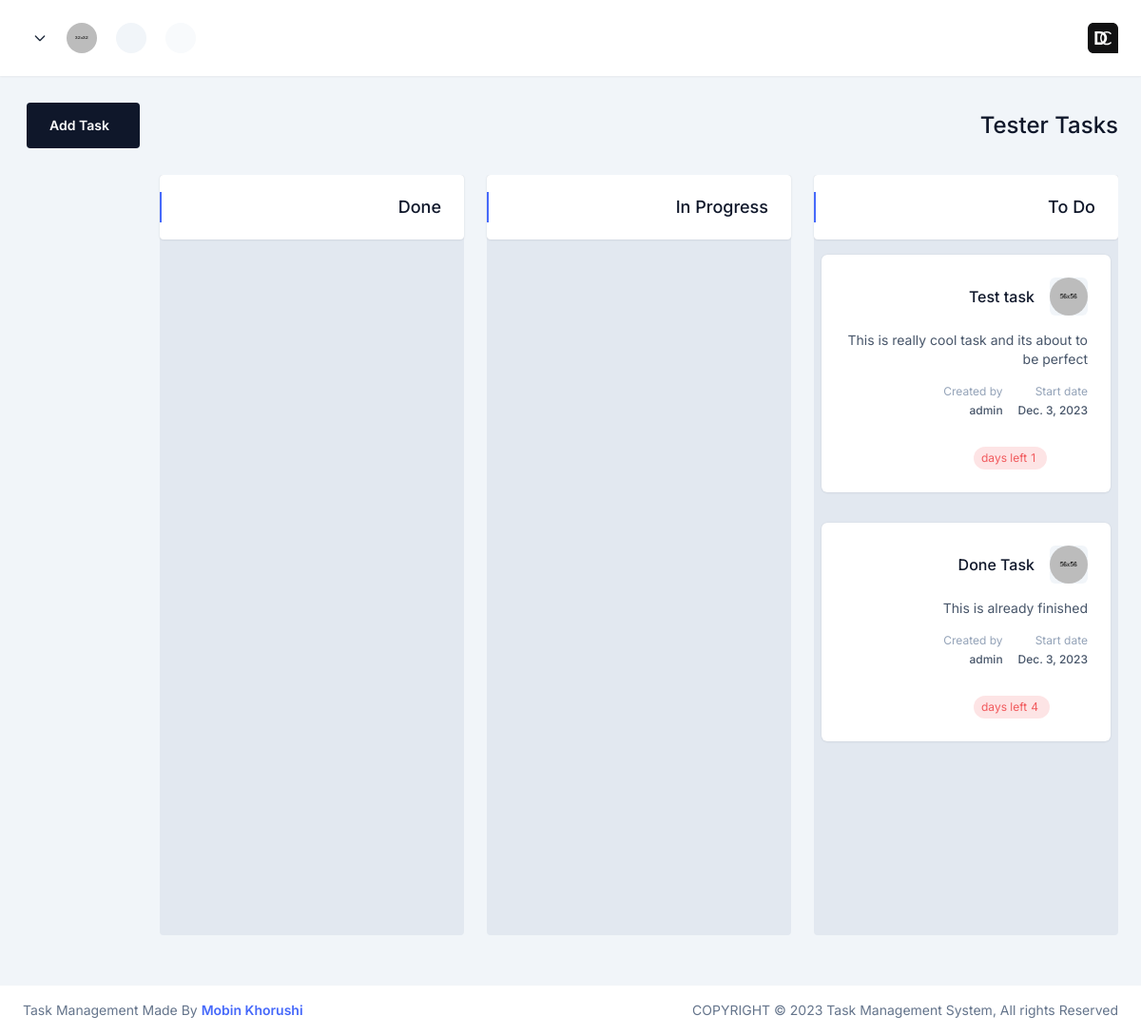
Page /tasks/1 (signed in) on the earlier database version.
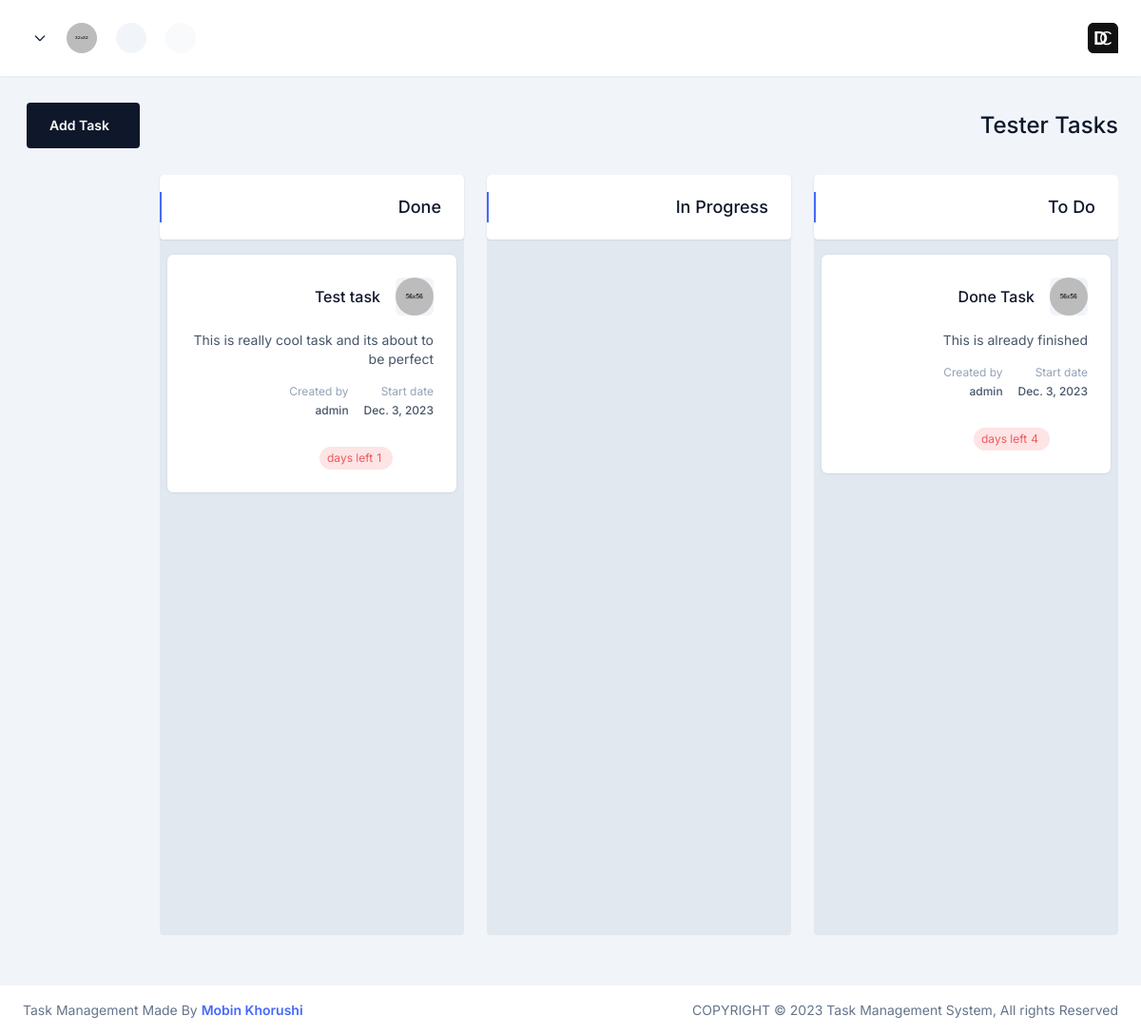
Same page on the later database version.
### tasks/models.py (models this page shows)
class Task(models.Model):
    class TasksStatusChoices(models.TextChoices):
        PENDING = "pending", "Pending"
        IN_PROGRESS = "in_progress", "In Progress"
        DONE = "done", "Done"
    project = models.ForeignKey(Project, on_delete=models.CASCADE)
    name = models.CharField(max_length=128)
    description = models.CharField(max_length=256)
    days_left = models.IntegerField(default=1)
    avatar = models.ImageField(
        upload_to=task_dir_path, default="static/images/all-img/card-7.png"
    )
    created_by = models.ForeignKey(Manager, on_delete=models.CASCADE)
    status = models.CharField(
        max_length=16,
        choices=TasksStatusChoices.choices,
        default=TasksStatusChoices.PENDING,
    )
    created_at = models.DateField(auto_now_add=True)
    updated_at = models.DateField(auto_now=True)
    def __str__(self):
        return self.name

class Manager(AbstractUser):
    avatar = models.ImageField(
        upload_to=user_dir_path, default="static/images/users/user-1.jpg"
    )
    created_at = models.DateField(auto_now_add=True)
    updated_at = models.DateField(auto_now=True)

### tasks/views.py (the view)
# urls.py: path("tasks/<int:project_id>", views.tasks_list, name="tasks_list"),
@login_required()
def tasks_list(request, project_id):
    project = Project.objects.filter(id=project_id).first()
    if project:
        tasks = project.task_set.all()
        finished_tasks = []
        progress_tasks = []
        todo_tasks = []
        for task in tasks:
            if task.status == "pending":
                todo_tasks.append(task)
            elif task.status == "in_progress":
                progress_tasks.append(task)
            elif task.status == "done":
                finished_tasks.append(task)
        print(tasks)
        return render(
            request,
            "views/dashboard/tasks/list.html",
            {
                "project": project,
                "tasks": tasks,
                "todo_tasks": todo_tasks,
                "progress_tasks": progress_tasks,
                "finished_tasks": finished_tasks,
            },
        )
    return redirect("project_list")

### tasks/templates/views/dashboard/tasks/list.html (shortened to what the changed rows need)
{% extends "layouts/base_layout.html" %}
{% load static %}
{% block content %}
<div class="space-y-6">
   <div class="flex space-x-6 overflow-hidden overflow-x-auto pb-4 rtl:space-x-reverse">
      <div class="w-[320px] flex-none min-h-screen h-full rounded transition-all duration-100 shadow-none bg-slate-200 dark:bg-slate-700">
         <div id="pending" class="h-full min-h-[calc(100vh-100px)] ">
            {% for task in todo_tasks %}
               <div class="px-2 py-4 h-full space-y-4 rounded-bl rounded-br cursor-grab" data-id="{{ task.id }}" data-crsf="{{ csrf_token }}">
                  <div class="card rounded-md bg-white dark:bg-slate-800 shadow-base custom-class card-body p-6">
                     <header class="flex justify-between items-end">
                        <div class="flex space-x-4 items-center rtl:space-x-reverse">
                           <div class="flex-none">
                              <div class="h-10 w-10 rounded-md text-lg bg-slate-100 text-slate-900 dark:bg-slate-600 dark:text-slate-200 flex flex-col items-center justify-center font-normal capitalize">
                                 <img src="{% static 'images/post/c1.png' %}" alt="Image" class="w-full h-full rounded-full">
                              </div>
                           </div>
                           <div class="font-medium text-base leading-6">
                              <div class="dark:text-slate-200 text-slate-900 max-w-[160px] truncate">
                                 {{ task.name }}
                              </div>
                           </div>
                        </div>
                        <div>
                           <div class="dropstart relative">
                           </div>
                        </div>
                     </header>
                     <p class="text-slate-600 dark:text-slate-400 text-sm py-4">
                        {{ task.description }}
                     </p>
                     <div class="flex space-x-4 rtl:space-x-reverse">
                        <div>
                           <span class="block date-label">Start date</span>
                           <span class="block date-text">{{ task.created_at }}</span>
                        </div>
                        <div>
                           <span class="block date-label">Created by</span>
                           <span class="block date-text">{{ task.created_by.username }}</span>
                        </div>
                     </div>
                     <div class="grid grid-cols-2 gap-4 mt-6">
                        <div class="ltr:text-right rtl:text-left">
                           <span class="inline-flex items-center space-x-1 bg-danger-500 bg-opacity-[0.16] text-danger-500 text-xs font-normal px-2 py-1 rounded-full rtl:space-x-reverse">
                              <span>{{ task.days_left }}</span>
                              <span>days left</span>
                           </span>
                        </div>
                     </div>
                  </div>
               </div>
            {% endfor %}
         </div>
      </div>
      <div class="w-[320px] flex-none min-h-screen h-full rounded transition-all duration-100 shadow-none bg-slate-200 dark:bg-slate-700">
         <div id="done" class="h-full min-h-[calc(100vh-100px)] ">
            {% for task in finished_tasks %}
               <div class="px-2 py-4 h-full space-y-4 rounded-bl rounded-br cursor-grab" data-id="{{ task.id }}" data-crsf="{{ csrf_token }}">
                  <div class="card rounded-md bg-white dark:bg-slate-800 shadow-base custom-class card-body p-6">
                     <header class="flex justify-between items-end">
                        <div class="flex space-x-4 items-center rtl:space-x-reverse">
                           <div class="flex-none">
                              <div class="h-10 w-10 rounded-md text-lg bg-slate-100 text-slate-900 dark:bg-slate-600 dark:text-slate-200 flex flex-col items-center justify-center font-normal capitalize">
                                 <img src="{% static 'images/post/c1.png' %}" alt="Image" class="w-full h-full rounded-full">
                              </div>
                           </div>
                           <div class="font-medium text-base leading-6">
                              <div class="dark:text-slate-200 text-slate-900 max-w-[160px] truncate">
                                 {{ task.name }}
                              </div>
                           </div>
                        </div>
                        <div>
                           <div class="dropstart relative">
                           </div>
                        </div>
                     </header>
                     <p class="text-slate-600 dark:text-slate-400 text-sm py-4">
                        {{ task.description }}
                     </p>
                     <div class="flex space-x-4 rtl:space-x-reverse">
                        <div>
                           <span class="block date-label">Start date</span>
                           <span class="block date-text">{{ task.created_at }}</span>
                        </div>
                        <div>
                           <span class="block date-label">Created by</span>
                           <span class="block date-text">{{ task.created_by.username }}</span>
                        </div>
                     </div>
                     <div class="grid grid-cols-2 gap-4 mt-6">
                        <div class="ltr:text-right rtl:text-left">
                           <span class="inline-flex items-center space-x-1 bg-danger-500 bg-opacity-[0.16] text-danger-500 text-xs font-normal px-2 py-1 rounded-full rtl:space-x-reverse">
                              <span>{{ task.days_left }}</span>
                              <span>days left</span>
                           </span>
                        </div>
                     </div>
                  </div>
               </div>
            {% endfor %}
         </div>
      </div>
   </div>
</div>
{% endblock content %}

Differences in the rows shown:
changed Task "Test task": moves from the list under "To Do" to the list under "Done"
